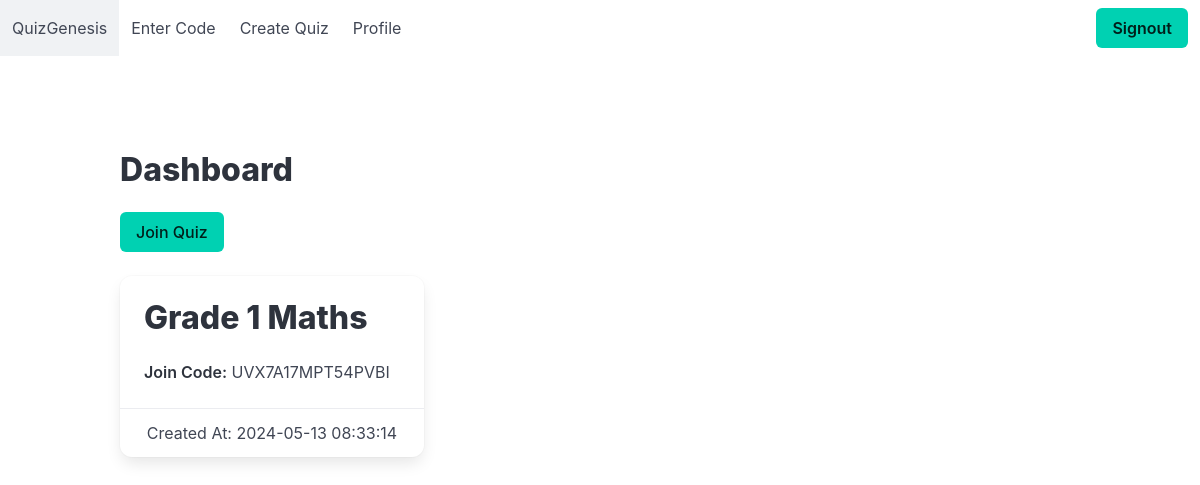
The app's page /quiz/ (signed in) with its own data.
### website/models.py (models this page shows)
class Quiz(db.Model):
  id = db.Column(db.Integer, primary_key=True, autoincrement=True)
  name = db.Column(db.String(255), nullable=False)
  join_code = db.Column(db.String(16), unique=True, nullable=False)
  creator_id = db.Column(db.Integer, db.ForeignKey('user.id'))
  created_at = db.Column(db.DateTime(timezone=True), default=func.now())

### website/quiz.py (the view)
@quiz.route('/')
@login_required
def index():
    quiz = Quiz.query.filter_by(creator_id=current_user.id).all()
    if quiz:
        print(quiz)
        print(current_user.id)
    return render_template('quiz/index.html', user=current_user, quizzes=quiz)

### website/__init__.py (called while the page is built)
def create_app():
    app = Flask(__name__)
    app.config['SECRET_KEY'] = os.getenv("SECRET_KEY") #Encrypts Cookies and Sessions
    app.config['SQLALCHEMY_DATABASE_URI'] = f'sqlite:///{os.getenv("DB_NAME")}'
    db.init_app(app)
    from .views import views
    from .auth import auth
    from .quiz import quiz
    app.register_blueprint(views, url_prefix='/')
    app.register_blueprint(auth, url_prefix='/')
    app.register_blueprint(quiz, url_prefix='/quiz')
    from .models import User, Quiz, Question, Result
    create_database(app)
    login_manager = LoginManager()
    login_manager.login_view = 'auth.login'
    login_manager.init_app(app)
    @login_manager.user_loader
    def load_user(id):
        return User.query.get(int(id))
    return app

### website/templates/quiz/index.html
{% extends 'layouts.html' %}
{% block main %}
<section class="section">
    <div class="container">
        <h1 class="title">Dashboard</h1>
        <a href="/quiz/join" class="button is-primary mb-5">Join Quiz</a>
        <div class="columns is-multiline">
            {% for quiz in quizzes %}
            <div class="column is-one-third">
                <div class="card">
                    <div class="card-content">
                        <p class="title">{{ quiz.name }}</p>
                        <p><strong>Join Code:</strong> {{ quiz.join_code }}</p>
                    </div>
                    <div class="card-footer">
                        <p class="card-footer-item">Created At: {{ quiz.created_at }}</p>
                    </div>
                </div>
            </div>
            {% endfor %}
        </div>
    </div>
</section>
{% endblock %}

### website/templates/layouts.html (shortened to what this page needs)
<!DOCTYPE html>
<html lang="en">
<head>
    <link rel="stylesheet" href="https://cdn.jsdelivr.net/npm/bulma@1.0.0/css/bulma.min.css">
</head>
<body>
    <header>
        {% include "utilities/navbar.html" %}
    </header>
    <main class="section">
        {% block main %}{% endblock %}
    </main>
</body>
</html>

### website/templates/utilities/navbar.html (shortened to what this page needs)
<nav class="navbar" role="navigation" aria-label="main navigation">
    <div class="navbar-brand">
        <a class="navbar-item" href="/">
            QuizGenesis
        </a>
    </div>
    <div id="navbarBasicExample" class="navbar-menu">
        <div class="navbar-start">
            <a class="navbar-item" href="/quiz">
                Enter Code
            </a>
            <a class="navbar-item" href="/quiz/create">
                Create Quiz
            </a>
            <a class="navbar-item" href="/view_profile">
                Profile
            </a>
        </div>
        <div class="navbar-end">
            <div class="navbar-item">
                <div class="buttons">
                    {% if user.is_authenticated: %}
                    <a class="button is-primary" href="/signout">
                        <strong>Signout</strong>
                    </a>
                    {% endif %}
                </div>
            </div>
        </div>
    </div>
</nav>

### records on screen
Quiz: name "Grade 1 Maths", join_code "UVX7A17MPT54PVBI", created_at "2024-05-13 08:33:14"
